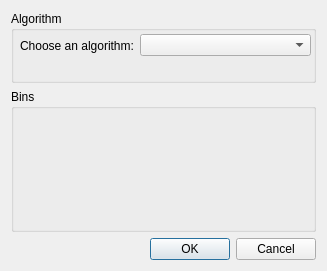
<?xml version="1.0" encoding="UTF-8"?>
<ui version="4.0">
 <class>RebinDialog</class>
 <widget class="QDialog" name="RebinDialog">
  <property name="geometry">
   <rect>
    <x>0</x>
    <y>0</y>
    <width>327</width>
    <height>271</height>
   </rect>
  </property>
  <property name="windowTitle">
   <string>Rebin the workspace</string>
  </property>
  <layout class="QVBoxLayout" name="verticalLayout">
   <property name="sizeConstraint">
    <enum>QLayout::SetDefaultConstraint</enum>
   </property>
   <item>
    <layout class="QVBoxLayout" name="verticalLayout_2" stretch="1,2">
     <item>
      <widget class="QGroupBox" name="groupBox">
       <property name="title">
        <string>Algorithm</string>
       </property>
       <widget class="QWidget" name="horizontalLayoutWidget">
        <property name="geometry">
         <rect>
          <x>9</x>
          <y>9</y>
          <width>291</width>
          <height>51</height>
         </rect>
        </property>
        <layout class="QHBoxLayout" name="horizontalLayout_2" stretch="1,2">
         <item>
          <widget class="QLabel" name="lblAlgorithms">
           <property name="text">
            <string>Choose an algorithm:</string>
           </property>
          </widget>
         </item>
         <item>
          <widget class="QComboBox" name="comboBoxAlgorithms"/>
         </item>
        </layout>
       </widget>
      </widget>
     </item>
     <item>
      <widget class="QGroupBox" name="groupBox_2">
       <property name="title">
        <string>Bins</string>
       </property>
       <widget class="QWidget" name="gridLayoutWidget">
        <property name="geometry">
         <rect>
          <x>9</x>
          <y>9</y>
          <width>291</width>
          <height>131</height>
         </rect>
        </property>
        <layout class="QGridLayout" name="layoutBins" columnstretch="0"/>
       </widget>
      </widget>
     </item>
    </layout>
   </item>
   <item>
    <widget class="QDialogButtonBox" name="buttonBox">
     <property name="standardButtons">
      <set>QDialogButtonBox::Cancel|QDialogButtonBox::Ok</set>
     </property>
    </widget>
   </item>
  </layout>
 </widget>
 <resources/>
 <connections>
  <connection>
   <sender>buttonBox</sender>
   <signal>rejected()</signal>
   <receiver>RebinDialog</receiver>
   <slot>reject()</slot>
   <hints>
    <hint type="sourcelabel">
     <x>163</x>
     <y>250</y>
    </hint>
    <hint type="destinationlabel">
     <x>163</x>
     <y>135</y>
    </hint>
   </hints>
  </connection>
  <connection>
   <sender>buttonBox</sender>
   <signal>accepted()</signal>
   <receiver>RebinDialog</receiver>
   <slot>accept()</slot>
   <hints>
    <hint type="sourcelabel">
     <x>163</x>
     <y>250</y>
    </hint>
    <hint type="destinationlabel">
     <x>163</x>
     <y>135</y>
    </hint>
   </hints>
  </connection>
 </connections>
</ui>
